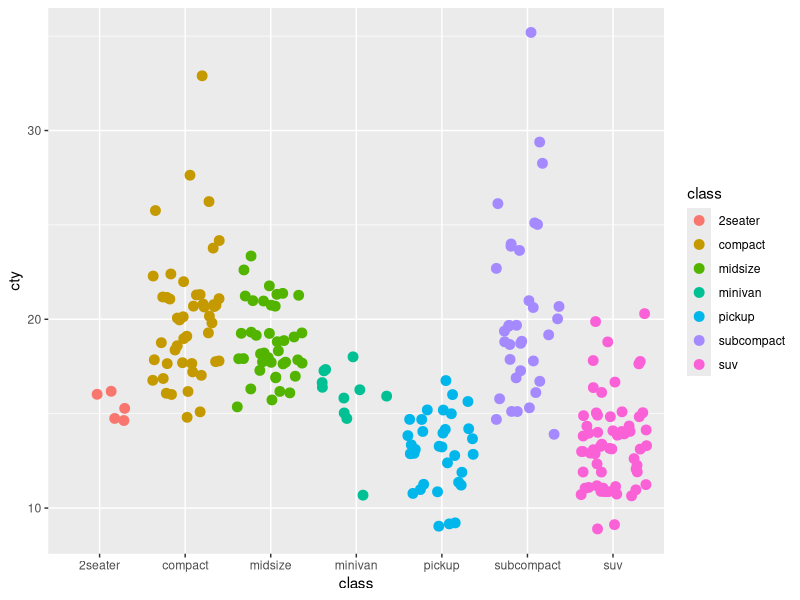

Generate this figure with R:
## ---- chunk 1
knitr::opts_chunk$set(echo = TRUE)
library(tidyverse)
## ---- chunk 2
ggplot(data = mpg, aes(x = class, y = cty)) +
  geom_jitter(aes(color = class), size = 3)
  
